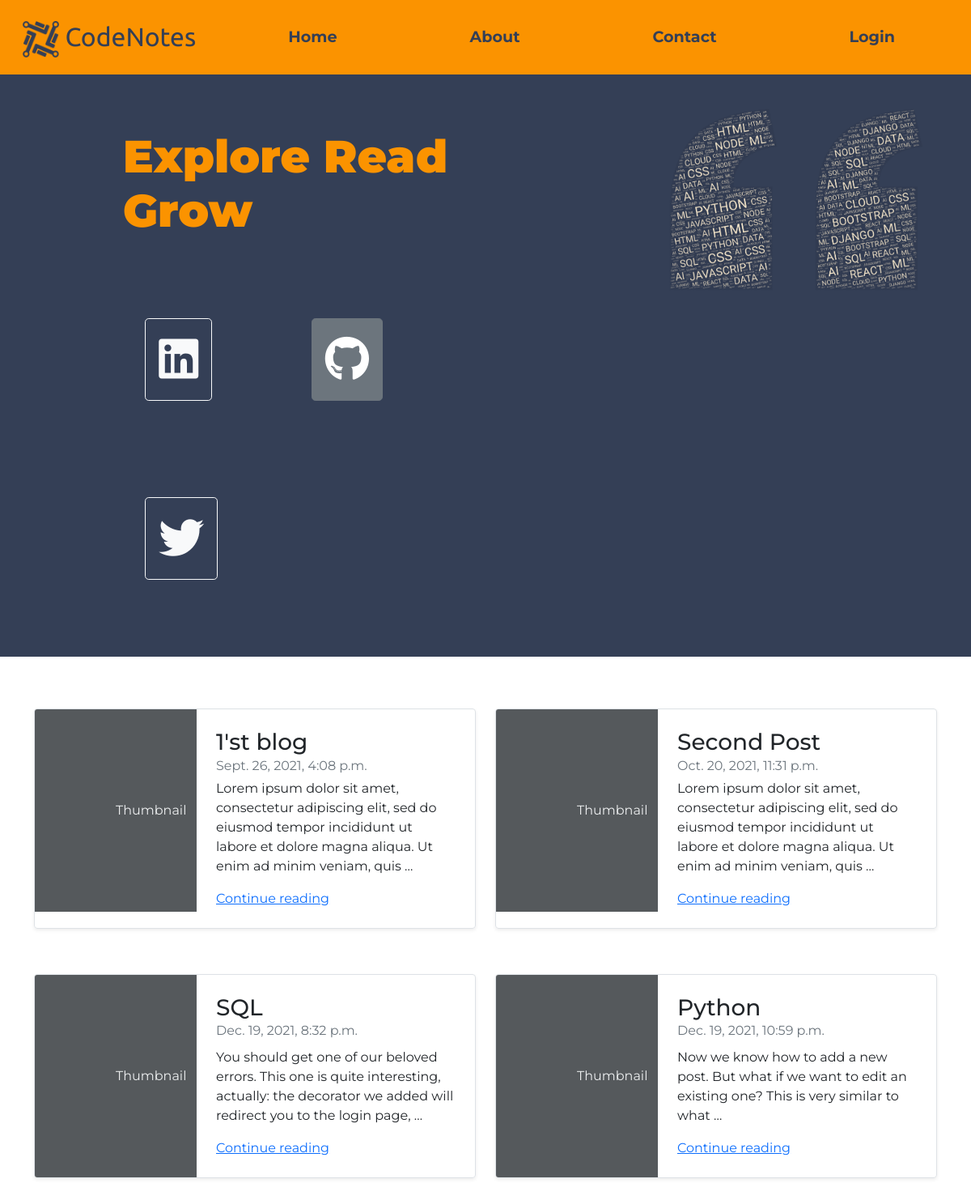
The page / on the database its author committed.
### post/models.py (models this page shows, shortened)
class Post(models.Model):
    author = models.ForeignKey(User, on_delete=models.CASCADE)
    title = models.CharField(max_length=200)
    text = RichTextField()
    created_date = models.DateTimeField(auto_now_add=True)
    published_date = models.DateTimeField(blank=True, null=True)

### core/views.py (the view)
# urls.py: path('', views.home, name='home'),
def home(request):
    posts = Post.objects.all()
    context = {'posts': posts}
    return render(request, 'core/index.html', context)

### core/templates/core/index.html (shortened to what this page needs)
{% extends 'core/base.html' %}
{% load static %}
{% block content %}
<div class="container-fluid banner">
  <div class="row">
    <div class="col-md-6 title">
      <h1 class="heading">Explore Read Grow</h1>
      <a href="http://www.linkedin.com/in/krutika-waghmare"><button type="button" class="btn btn-outline-light btn-lg my-btn"><i class="fab fa-linkedin"></i></button></a>
      <button type="button" class="btn btn-secondary btn-lg my-btn"><i class="fab fa-github"></i></button>
      <a href="https://twitter.com/KrutikaWaghmare"><button type="button" class="btn btn-outline-light btn-lg my-btn"><i class="fab fa-twitter"></i></button></a>
    </div>
    <div class="col-md-6">
      <img class="quotes-img" src="{% static 'core/images/quotes.png' %}" alt="quotes-img">
    </div>
  </div>
</div>
<div class="container">
  <div class="row mb-2 my-5">
    {% for post in posts %}
    {% if post.published_date %}
    <div class="col-md-6 my-3">
      <div class="row g-0 border rounded overflow-hidden flex-md-row mb-4 shadow-sm h-md-250 position-relative">
        <div class="col-auto d-none d-lg-block">
          <svg class="bd-placeholder-img" width="200" height="250" xmlns="http://www.w3.org/2000/svg" role="img" aria-label="Placeholder: Thumbnail" preserveAspectRatio="xMidYMid slice" focusable="false"><title>Placeholder</title><rect width="100%" height="100%" fill="#55595c"/><text x="50%" y="50%" fill="#eceeef" dy=".3em">Thumbnail</text></svg>
        </div>
        <div class="col p-4 d-flex flex-column position-static">
          <h3 class="mb-0">{{post.title}}</h3>
          <div class="mb-1 text-muted">{{post.published_date}}</div>
          <p class="card-text mb-auto">{{post.text|safe|truncatewords:25}}</p>
          <a href="{% url 'detail_post' id=post.id %}" class="stretched-link">Continue reading</a>
        </div>
      </div>
      </div>
      {% endif %}
    {% endfor %}
    </div>
</div>
{% endblock content %}

### core/templates/core/base.html (shortened to what this page needs)
{% load static %}
<!DOCTYPE html>
<html lang="en">
<head>
    <link href="https://cdn.jsdelivr.net/npm/bootstrap@5.1.1/dist/css/bootstrap.min.css" rel="stylesheet">
    <link rel="stylesheet" href="{% static 'core/css/core.css' %}">
</head>
<body>
    <header>{% include 'core/navbar.html' %}</header>
    {% block content %}
    {% endblock content %}
</body>
</html>

### core/templates/core/navbar.html (shortened to what this page needs)
{% load static %}
<nav class="navbar navbar-expand-lg navbar-light equal-width-nav navbar-custom">
    <div class="container-fluid">
      <a class="navbar-brand" href="{% url 'home' %}"><img src="{% static 'core/images/logo.png' %}" alt="" width="45" height="" class="d-inline-block align-text-center"> CodeNotes</a>
      <div class="collapse navbar-collapse" id="navbarNav">
        <ul class="navbar-nav nav-fill w-100">
          <li class="nav-item navlink">
            <a class="nav-link" aria-current="page" href="{% url 'home' %}">Home</a>
          </li>
          <li class="nav-item">
            <a class="nav-link" aria-current="page" href="">About</a>
          </li>
          <li class="nav-item">
            <a class="nav-link" aria-current="page" href="">Contact</a>
          </li>
          {% if user.is_authenticated %}
          <li class="nav-item">
            <a class="nav-link" href="{% url 'home' %}">{{request.user}}</a>
          </li>
          <li class="nav-item">
            <a class="nav-link" href="{% url 'logout' %}">Logout</a>
          </li>
          {% if user.is_superuser %}
          <li class="nav-item">
            <a class="nav-link" href="{% url 'unpublished_posts' %}"><i class="fas fa-file-signature"></i></a>
          </li>
          <li class="nav-item">
            <a class="nav-link" href="{% url 'add_post' %}"><i class="fas fa-plus"></i></a>
          </li>
          {% endif %}
          {% else %}
            <a class="nav-link" href="{% url 'login' %}">Login</a>
          {% endif %}
        </ul>
      </div>
    </div>
  </nav>

### core/static/core/css/core.css (style rules this page uses)
body { margin: 0; font-family: 'Montserrat', sans-serif; }
.navbar-custom { background-color: #FB9300; font-family: 'Montserrat', sans-serif; }
.navbar-custom .navbar-brand, .navbar-custom .navbar-text { color: #343F56; font-family: 'Ubuntu', sans-serif; font-size: 2rem; padding: 0.8rem 1rem; }
.navbar-custom .navbar-nav .nav-link { color:#343F56; font-family: 'Montserrat', sans-serif; font-size: 1.2rem; font-weight: 700; padding: 1rem 1rem; }
.banner { background-color: #343F56; color: #FB9300; font-family: 'Montserrat', sans-serif; margin: 0 auto; padding: 3% 10%; }
.heading { font-size: 3.5rem; font-weight: 900; padding: 2rem; text-align: left; }
.my-btn { font-size: 3.5rem; margin: 3.7rem; }
.quotes-img { display: block; margin: 0.1rem 13rem; width: 70%; }

### rows shown on the page
Post: title "1'st blog", published_date "Sept. 26, 2021, 4:08 p.m.", text "Lorem ipsum dolor sit amet, consectetur adipiscing elit, sed do eiusmod tempor incididunt ut labore et dolore magna aliqua. Ut enim ad minim veniam, quis …"
Post: title "Second Post", published_date "Oct. 20, 2021, 11:31 p.m.", text "Lorem ipsum dolor sit amet, consectetur adipiscing elit, sed do eiusmod tempor incididunt ut labore et dolore magna aliqua. Ut enim ad minim veniam, quis …"
Post: title "SQL", published_date "Dec. 19, 2021, 8:32 p.m.", text "You should get one of our beloved errors. This one is quite interesting, actually: the decorator we added will redirect you to the login page, …"
Post: title "Python", published_date "Dec. 19, 2021, 10:59 p.m.", text "Now we know how to add a new post. But what if we want to edit an existing one? This is very similar to what …"
